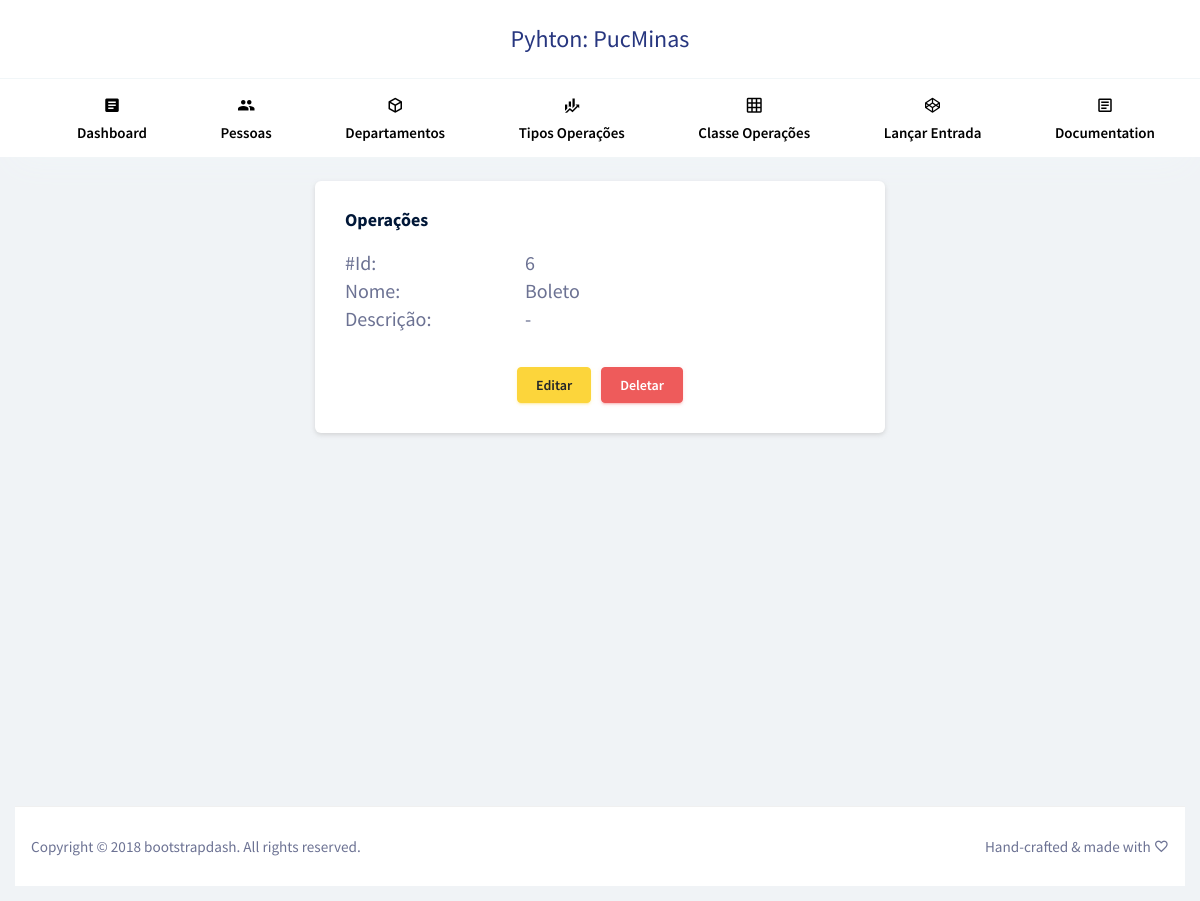
The app's page /tipo-operacao/6/ with its own data.
### aplicacao/models/tipoOperacao.py (models this page shows, shortened)
class TipoOperacao(models.Model):
	nome = models.CharField(max_length=30)
	descricao = models.CharField(max_length=30)

### aplicacao/views/view_tipoOperacoes.py (the view)
def show(request, id):
    returnedObject = TipoOperacao.objects.get(pk=id)
    dados = {"returnedObject": returnedObject}
    return render(request, "tipo-operacao/detalhar.html", dados)

### aplicacao/templates/tipo-operacao/detalhar.html (shortened to what this page needs)
{% extends 'layout/app.html' %}
{% block xpto %}
<div class="row justify-content-md-center">
	<div class="col-md-6 grid-margin stretch-card">
		<div class="card">
			<div class="card-body">
				<h4 class="card-title">Operações</h4>
                    <div class='row'>
                        <div class='col-4'><h3>#Id: </h3></div>
                        <div class='col-8'><h3>{{returnedObject.id}}</h3></div>
                    </div>
                    <div class='row'>
                        <div class='col-4'><h3>Nome: </h3></div>
                        <div class='col-8'><h3>{{returnedObject.nome}}</h3></div>
                    </div>
                    <div class='row'>
                        <div class='col-4'><h3>Descrição: </h3></div>
                        <div class='col-8'><h3>{{returnedObject.descricao}}</h3></div>
                    </div>
                    <div class='row justify-content-md-center' style="margin-top:30px">
                        <div style="margin-right:10px">
                            <form action="{% url 'tipo-operacao.edit' returnedObject.id %}" method="post">
                                <button type="submit" value="edit" class="btn btn-warning btn-md">Editar</button>
                            </form>
                        </div>
                        <div>
                            <form action="{% url 'tipo-operacao.delete' returnedObject.id %}" method="post">
                                <button type="submit" value="Delete" class="btn btn-danger btn-md">Deletar</button>
                            </form>
                        </div>
                    </div>
			</div>
		</div>
	</div>
</div>
{% endblock %}

### records on screen
TipoOperacao: id "6", nome "Boleto", descricao "-"
